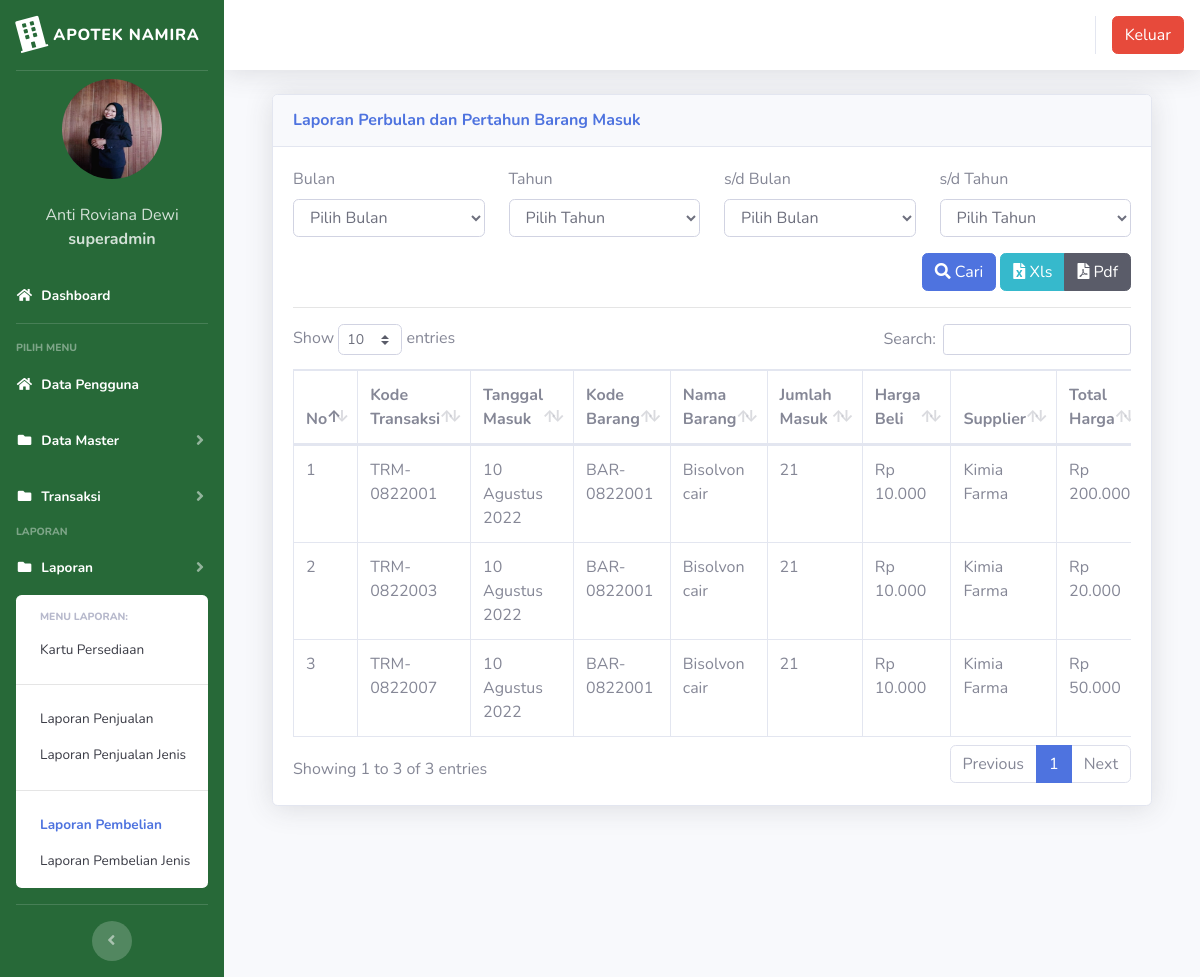
Page /index.php?page=laporan_barangmasuk (signed in) on the committed database.
### tables this page shows
CREATE TABLE `barang_masuk` (
  `id` int(11) NOT NULL,
  `kode_transaksi` varchar(100) NOT NULL,
  `nama_operator` varchar(100) DEFAULT NULL,
  `tanggal` date NOT NULL,
  `kode_barang` varchar(100) NOT NULL,
  `nama_barang` varchar(100) NOT NULL,
  `kode_supplier` varchar(100) DEFAULT NULL,
  `nama_supplier` varchar(100) NOT NULL,
  `jumlah` varchar(100) NOT NULL,
  `jumlah_sisa` int(11) NOT NULL DEFAULT 0,
  `harga_barang` int(11) NOT NULL DEFAULT 0,
  `sub_total` int(11) DEFAULT 0
);

CREATE TABLE `gudang` (
  `id` int(11) NOT NULL,
  `kode_barang` varchar(100) NOT NULL,
  `nama_barang` varchar(100) NOT NULL,
  `id_jenis` varchar(100) NOT NULL,
  `jumlah` varchar(250) NOT NULL DEFAULT '0',
  `stok_awal` int(11) NOT NULL DEFAULT 0,
  `exp_date` date DEFAULT NULL,
  `harga_beli` int(11) DEFAULT 0,
  `harga_jual` int(11) DEFAULT 0
);

CREATE TABLE `tb_supplier` (
  `id` int(11) NOT NULL,
  `kode_supplier` varchar(100) NOT NULL,
  `nama_supplier` varchar(100) NOT NULL,
  `alamat` varchar(100) NOT NULL,
  `telepon` varchar(15) NOT NULL
);

### helper/helper.php (called while the page is built, shortened)
<?php
function rupiah($angka)
{
	$hasil_rupiah = "Rp " . number_format($angka, 0, ',', '.');
	return $hasil_rupiah;
}
function date_format_indo($tanggal)
{
	$bulan = array(
		1 => 'Januari',
		'Februari',
		'Maret',
		'April',
		'Mei',
		'Juni',
		'Juli',
		'Agustus',
		'September',
		'Oktober',
		'November',
		'Desember'
	);
	$pecahkan = explode('-', $tanggal);
	return $pecahkan[2] . ' ' . $bulan[(int) $pecahkan[1]] . ' ' . $pecahkan[0];
}

### page/laporan/laporan_barangmasuk.php (the view, shortened to what this page needs)
<div class="container-fluid">
	<div class="card shadow mb-4">
		<div class="card-header py-3">
			<div class="row">
				<div class="col-md-8">
					<h6 class="m-0 font-weight-bold text-primary">Laporan Perbulan dan Pertahun Barang Masuk</h6>
				</div>
				<div class="col-md-4 text-right">
				</div>
			</div>
		</div>
		<div class="card-body">
			<form action="" method="POST">
				<div class="row">
					<div class="col-md-3">
						<div class="form-group">
							<label>Bulan</label>
							<select class="form-control" id="bulan" name="bulan">
								<option value="">Pilih Bulan</option>
							</select>
						</div>
					</div>
					<div class="col-md-3">
						<div class="form-group">
							<label>Tahun</label>
							<select class="form-control" id="tahun" name="tahun">
								<option value="">Pilih Tahun</option>
							</select>
						</div>
					</div>
					<div class="col-md-3">
						<div class="form-group">
							<label>s/d Bulan</label>
							<select class="form-control" id="bulan2" name="bulan2">
								<option value="">Pilih Bulan</option>
							</select>
						</div>
					</div>
					<div class="col-md-3">
						<div class="form-group">
							<label>s/d Tahun</label>
							<select class="form-control" id="tahun2" name="tahun2">
								<option value="">Pilih Tahun</option>
							</select>
						</div>
					</div>
				</div>
				<div class="row">
					<div class="col-md-8"></div>
					<div class="col-md-4 text-right">
						<div>
							<button type="submit" class="btn btn-primary" id="cari" name="cari" value="cari"><i class="fas fa-search"></i> Cari</button>
							<div class="btn-group" role="group" aria-label="Basic example">
								<button type="button" class="btn btn-info" id="exportxls"><i class="fas fa-file-excel"></i> Xls</button>
								<button type="button" class="btn btn-dark" id="exportpdf"><i class="fas fa-file-pdf"></i> Pdf</button>
							</div>
						</div>
					</div>
				</div>
			</form>
			<hr>
			<div class="tampung2">
				<div class="table-responsive">
					<table class="table table-bordered" id="dataTable" width="100%" cellspacing="0">
						<thead>
							<tr>
								<th>No</th>
								<th>Kode Transaksi</th>
								<th>Tanggal Masuk</th>
								<th>Kode Barang</th>
								<th>Nama Barang</th>
								<th>Jumlah Masuk</th>
								<th>Harga Beli</th>
								<th>Supplier</th>
								<th>Total Harga</th>
							</tr>
						</thead>
						<?php
						$query = "SELECT * FROM barang_masuk join gudang on barang_masuk.kode_barang=gudang.kode_barang join tb_supplier on barang_masuk.kode_supplier=tb_supplier.kode_supplier";
						?>
						<tbody>
							<?php
							$no = 1;
							$sql = $koneksi->query($query);
							while ($data = $sql->fetch_assoc()) {
							?>
								<tr>
									<td><?= $no++; ?></td>
									<td><?= $data['kode_transaksi'] ?></td>
									<td><?= date_format_indo($data['tanggal']) ?></td>
									<td><?= $data['kode_barang'] ?></td>
									<td><?= $data['nama_barang'] ?></td>
									<td><?= $data['jumlah'] ?></td>
									<td><?= rupiah($data['harga_beli']) ?></td>
									<td><?= $data['nama_supplier'] ?></td>
									<td><?= rupiah($data['sub_total']) ?></td>
								</tr>
							<?php } ?>
						</tbody>
					</table>
				</div>
			</div>
		</div>
	</div>
</div>

### index.php (shortened to what this page needs)
<?php
$koneksi = new mysqli("localhost", "root", "", "apotek2");
include 'helper/helper.php';
?>
<!DOCTYPE html>
<html lang="en">
<head>
	<link href="vendor/fontawesome-free/css/all.min.css" rel="stylesheet" type="text/css">
	<link href="css/sb-admin-2.min.css" rel="stylesheet">
	<link href="vendor/datatables/dataTables.bootstrap4.min.css" rel="stylesheet">
	<link href="vendor/select2/css/select2.min.css" rel="stylesheet">
</head>
<body id="page-top">
	<div id="wrapper">
		<ul class="navbar-nav sidebar sidebar-dark accordion" id="accordionSidebar" style="background-color: #276938;">
			<a class="sidebar-brand d-flex align-items-center justify-content-center" href="index.php">
				<div class="sidebar-brand-icon rotate-n-15">
					<i class="fas fa-building"></i>
				</div>
				<div class="sidebar-brand-text mx-2">Apotek Namira</div>
			</a>
			<hr class="sidebar-divider my-0">
			<li class="d-flex align-items-center justify-content-center">
				<a class="nav-link" href="index.php">
					<img src="img/<?= $_SESSION['foto'] ?>" class="rounded-circle" width="100px" height="100px">
				</a>
			</li>
			<li class="nav-item ">
				<a class="nav-link" href="index.php">
					<div class="d-flex align-items-center justify-content-center" class="name"> <?= $_SESSION['nama'] ?> </div>
					<div class="d-flex align-items-center justify-content-center" class="email"><strong> <?= $_SESSION['level'] ?> </strong></div>
				</a>
			</li>
			<li class="nav-item active">
				<a class="nav-link" href="?page=home">
					<i class="fas fa-fw fa-home"></i>
					<span>Dashboard</span></a>
			</li>
			<hr class="sidebar-divider">
			<div class="sidebar-heading">
				Pilih Menu
			</div>
			<li class="nav-item active">
				<a class="nav-link" href="?page=pengguna">
					<i class="fas fa-fw fa-home"></i>
					<span>Data Pengguna</span></a>
			</li>
			<li class="nav-item active">
				<a class="nav-link collapsed" href="#" data-toggle="collapse" data-target="#collapseData" aria-expanded="true" aria-controls="collapseData">
					<i class="fas fa-fw fa-folder"></i>
					<span>Data Master</span>
				</a>
			</li>
			<li class="nav-item active">
				<a class="nav-link collapsed" href="#" data-toggle="collapse" data-target="#collapsePages" aria-expanded="true" aria-controls="collapsePages">
					<i class="fas fa-fw fa-folder"></i>
					<span>Transaksi</span>
				</a>
			</li>
			<div class="sidebar-heading">
				Laporan
			</div>
			<li class="nav-item active">
				<a class="nav-link collapsed" href="#" data-toggle="collapse" data-target="#collapseLaporan" aria-expanded="true" aria-controls="collapseLaporan">
					<i class="fas fa-fw fa-folder"></i>
					<span>Laporan</span>
				</a>
				<div id="collapseLaporan" class="collapse
					<?php
					if ($_GET['page'] == 'laporan_gudang' || $_GET['page'] == 'laporan_barangkeluar' || $_GET['page'] == 'laporan_barangkeluar_jenis' || $_GET['page'] == 'laporan_barangmasuk' || $_GET['page'] == 'laporan_barangmasuk_jenis') {
						echo 'show';
					}
					?>
				" aria-labelledby="headingPages" data-parent="#accordionSidebar">
					<div class="bg-white py-2 collapse-inner rounded">
						<h6 class="collapse-header">Menu Laporan:</h6>
						<a class="collapse-item <?= $_GET['page'] == 'laporan_gudang' ? 'active' : '' ?>" href="?page=laporan_gudang">Kartu Persediaan</a>
						<hr>
						<a class="collapse-item <?= $_GET['page'] == 'laporan_barangkeluar' ? 'active' : '' ?>" href="?page=laporan_barangkeluar">Laporan Penjualan</a>
						<a class="collapse-item <?= $_GET['page'] == 'laporan_barangkeluar_jenis' ? 'active' : '' ?>" href="?page=laporan_barangkeluar_jenis">Laporan Penjualan Jenis</a>
						<hr>
						<a class="collapse-item <?= $_GET['page'] == 'laporan_barangmasuk' ? 'active' : '' ?>" href="?page=laporan_barangmasuk">Laporan Pembelian</a>
						<a class="collapse-item <?= $_GET['page'] == 'laporan_barangmasuk_jenis' ? 'active' : '' ?>" href="?page=laporan_barangmasuk_jenis">Laporan Pembelian Jenis</a>
					</div>
				</div>
			</li>
			<hr class="sidebar-divider d-none d-md-block">
			<div class="text-center d-none d-md-inline">
				<button class="rounded-circle border-0" id="sidebarToggle"></button>
			</div>
		</ul>
		<div id="content-wrapper" class="d-flex flex-column">
			<div id="content">
				<nav class="navbar navbar-expand navbar-light bg-white topbar mb-4 static-top shadow">
					<ul class="navbar-nav ml-auto">
						<li class="nav-item dropdown no-arrow">
							<div class="top-menu">
								<ul class="nav pull-right top-menu">
									<li><a onclick="return confirm('Apakah anda yakin akan logout?')" class="btn btn-danger" class="logout" href="logout.php">Keluar</a></li>
								</ul>
							</div>
						</li>
					</ul>
				</nav>
				<div class="container-fluid">
					<section class="content">
						<?php
						$page = "home";
						if (isset($_GET['page'])) {
							$page = $_GET['page'];
						}
						$aksi = "";
						if ($page == "laporan_barangmasuk") {
							if ($aksi == "") {
								include "page/laporan/laporan_barangmasuk.php";
							}
						}
						?>
					</section>
				</div>
			</div>
		</div>
	</div>
</body>
</html>

### rows in the picture
barang_masuk: kode_transaksi "TRM-0822001", tanggal "10 Agustus 2022", gudang.kode_barang "BAR-0822001", gudang.nama_barang "Bisolvon cair", gudang.jumlah "21", gudang.harga_beli "Rp 10.000", tb_supplier.nama_supplier "Kimia Farma", sub_total "Rp 200.000"
barang_masuk: kode_transaksi "TRM-0822003", tanggal "10 Agustus 2022", gudang.kode_barang "BAR-0822001", gudang.nama_barang "Bisolvon cair", gudang.jumlah "21", gudang.harga_beli "Rp 10.000", tb_supplier.nama_supplier "Kimia Farma", sub_total "Rp 20.000"
barang_masuk: kode_transaksi "TRM-0822007", tanggal "10 Agustus 2022", gudang.kode_barang "BAR-0822001", gudang.nama_barang "Bisolvon cair", gudang.jumlah "21", gudang.harga_beli "Rp 10.000", tb_supplier.nama_supplier "Kimia Farma", sub_total "Rp 50.000"

### other values in the picture
$_SESSION['nama'] "Anti Roviana Dewi"
$_SESSION['level'] "superadmin"
